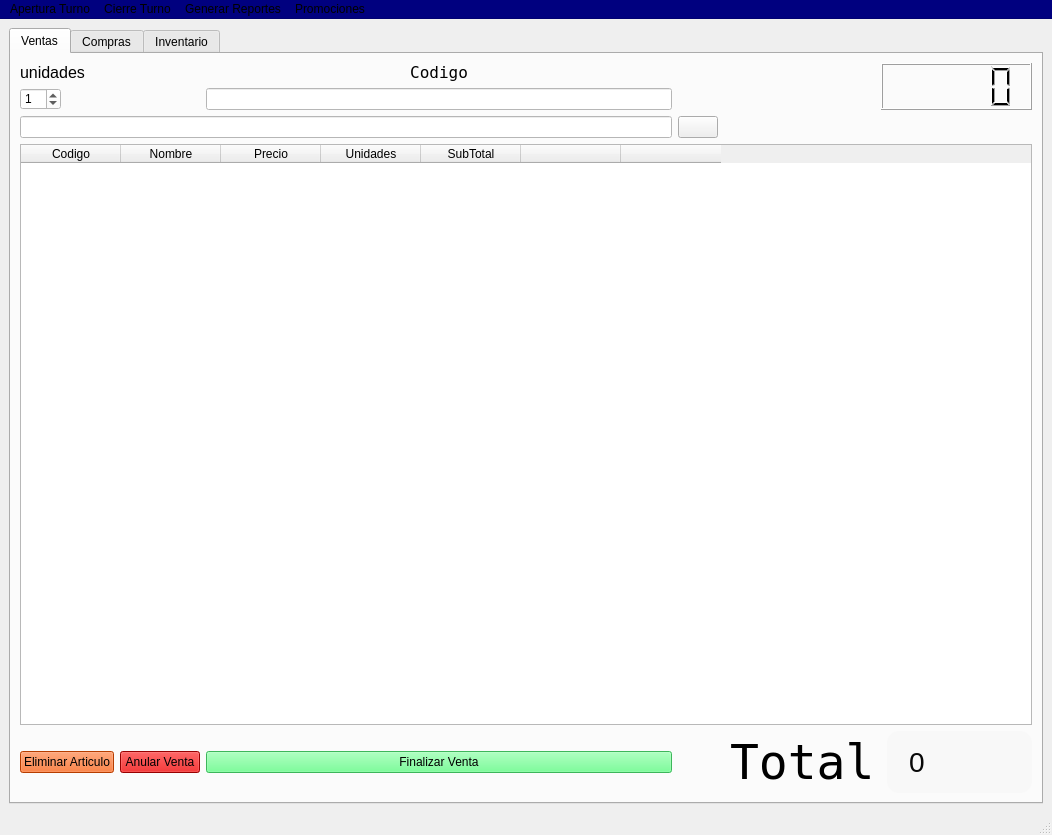
<?xml version="1.0" encoding="UTF-8"?>
<ui version="4.0">
 <class>MainWindow</class>
 <widget class="QMainWindow" name="MainWindow">
  <property name="geometry">
   <rect>
    <x>0</x>
    <y>0</y>
    <width>1052</width>
    <height>835</height>
   </rect>
  </property>
  <property name="windowTitle">
   <string>MainWindow</string>
  </property>
  <property name="styleSheet">
   <string notr="true"/>
  </property>
  <widget class="QWidget" name="centralwidget">
   <layout class="QGridLayout" name="gridLayout">
    <item row="0" column="0">
     <widget class="QTabWidget" name="principal">
      <property name="styleSheet">
       <string notr="true"/>
      </property>
      <property name="currentIndex">
       <number>0</number>
      </property>
      <property name="tabsClosable">
       <bool>false</bool>
      </property>
      <widget class="QWidget" name="ventas">
       <attribute name="title">
        <string>Ventas</string>
       </attribute>
       <layout class="QGridLayout" name="gridLayout_3" rowstretch="0,0,0,0,0,0,0,0" columnstretch="0,0,16,0,0,0,0,0">
        <item row="3" column="0" colspan="8">
         <widget class="QTableWidget" name="tableWidget">
          <property name="sizePolicy">
           <sizepolicy hsizetype="Preferred" vsizetype="Expanding">
            <horstretch>0</horstretch>
            <verstretch>0</verstretch>
           </sizepolicy>
          </property>
          <property name="styleSheet">
           <string notr="true"/>
          </property>
          <column>
           <property name="text">
            <string>Codigo</string>
           </property>
          </column>
          <column>
           <property name="text">
            <string>Nombre</string>
           </property>
          </column>
          <column>
           <property name="text">
            <string>Precio</string>
           </property>
          </column>
          <column>
           <property name="text">
            <string>Unidades</string>
           </property>
          </column>
          <column>
           <property name="text">
            <string>SubTotal</string>
           </property>
          </column>
          <column>
           <property name="text">
            <string/>
           </property>
          </column>
          <column>
           <property name="text">
            <string/>
           </property>
          </column>
         </widget>
        </item>
        <item row="1" column="0">
         <widget class="QSpinBox" name="spinBox">
          <property name="sizePolicy">
           <sizepolicy hsizetype="Fixed" vsizetype="Fixed">
            <horstretch>0</horstretch>
            <verstretch>0</verstretch>
           </sizepolicy>
          </property>
          <property name="styleSheet">
           <string notr="true">background-color: rgb(255, 255, 255);
color:black;</string>
          </property>
          <property name="value">
           <number>1</number>
          </property>
         </widget>
        </item>
        <item row="0" column="2">
         <widget class="QLabel" name="label_2">
          <property name="sizePolicy">
           <sizepolicy hsizetype="Preferred" vsizetype="Preferred">
            <horstretch>0</horstretch>
            <verstretch>0</verstretch>
           </sizepolicy>
          </property>
          <property name="font">
           <font>
            <family>Terminal</family>
            <pointsize>12</pointsize>
           </font>
          </property>
          <property name="autoFillBackground">
           <bool>false</bool>
          </property>
          <property name="styleSheet">
           <string notr="true"/>
          </property>
          <property name="text">
           <string>Codigo</string>
          </property>
          <property name="alignment">
           <set>Qt::AlignHCenter|Qt::AlignTop</set>
          </property>
         </widget>
        </item>
        <item row="1" column="2">
         <widget class="QLineEdit" name="codigo_barras">
          <property name="sizePolicy">
           <sizepolicy hsizetype="MinimumExpanding" vsizetype="Fixed">
            <horstretch>25</horstretch>
            <verstretch>0</verstretch>
           </sizepolicy>
          </property>
          <property name="styleSheet">
           <string notr="true">background-color: rgb(255, 255, 255);</string>
          </property>
          <property name="text">
           <string/>
          </property>
         </widget>
        </item>
        <item row="7" column="1">
         <widget class="QPushButton" name="botonAnular">
          <property name="styleSheet">
           <string notr="true">background-color:rgb(211, 0, 0)</string>
          </property>
          <property name="text">
           <string>Anular Venta</string>
          </property>
         </widget>
        </item>
        <item row="7" column="2">
         <widget class="QPushButton" name="botonFinalizarVenta">
          <property name="styleSheet">
           <string notr="true">background-color: rgb(85, 255, 127)</string>
          </property>
          <property name="text">
           <string>Finalizar Venta</string>
          </property>
         </widget>
        </item>
        <item row="0" column="0">
         <widget class="QLabel" name="label">
          <property name="font">
           <font>
            <pointsize>12</pointsize>
           </font>
          </property>
          <property name="styleSheet">
           <string notr="true"/>
          </property>
          <property name="text">
           <string>unidades</string>
          </property>
         </widget>
        </item>
        <item row="0" column="6" rowspan="2" colspan="2">
         <widget class="QLCDNumber" name="lcdNumber">
          <property name="sizePolicy">
           <sizepolicy hsizetype="MinimumExpanding" vsizetype="MinimumExpanding">
            <horstretch>0</horstretch>
            <verstretch>0</verstretch>
           </sizepolicy>
          </property>
          <property name="styleSheet">
           <string notr="true"/>
          </property>
         </widget>
        </item>
        <item row="2" column="0" colspan="3">
         <widget class="QLineEdit" name="nombre_producto">
          <property name="styleSheet">
           <string notr="true">background-color: rgb(255, 255, 255);</string>
          </property>
         </widget>
        </item>
        <item row="2" column="3">
         <widget class="QPushButton" name="lupa">
          <property name="sizePolicy">
           <sizepolicy hsizetype="Fixed" vsizetype="Fixed">
            <horstretch>0</horstretch>
            <verstretch>0</verstretch>
           </sizepolicy>
          </property>
          <property name="baseSize">
           <size>
            <width>15</width>
            <height>15</height>
           </size>
          </property>
          <property name="text">
           <string/>
          </property>
         </widget>
        </item>
        <item row="7" column="0">
         <widget class="QPushButton" name="botonEliminarArticulo">
          <property name="styleSheet">
           <string notr="true">background-color:rgb(255, 85, 0)</string>
          </property>
          <property name="text">
           <string>Eliminar Articulo</string>
          </property>
         </widget>
        </item>
        <item row="7" column="5">
         <widget class="QLabel" name="label_3">
          <property name="font">
           <font>
            <family>Terminal</family>
            <pointsize>36</pointsize>
           </font>
          </property>
          <property name="styleSheet">
           <string notr="true"/>
          </property>
          <property name="text">
           <string>Total</string>
          </property>
         </widget>
        </item>
        <item row="7" column="7">
         <widget class="QLabel" name="total">
          <property name="sizePolicy">
           <sizepolicy hsizetype="Expanding" vsizetype="Maximum">
            <horstretch>5</horstretch>
            <verstretch>1</verstretch>
           </sizepolicy>
          </property>
          <property name="sizeIncrement">
           <size>
            <width>50</width>
            <height>15</height>
           </size>
          </property>
          <property name="baseSize">
           <size>
            <width>70</width>
            <height>15</height>
           </size>
          </property>
          <property name="font">
           <font>
            <pointsize>-1</pointsize>
           </font>
          </property>
          <property name="styleSheet">
           <string notr="true">background-color:rgb(248, 248, 248);
color:rgb(8, 8, 8);
 font-size: 28px;
padding:15px;
border-radius: 12px;</string>
          </property>
          <property name="text">
           <string>0</string>
          </property>
         </widget>
        </item>
       </layout>
      </widget>
      <widget class="QWidget" name="compras">
       <attribute name="title">
        <string>Compras</string>
       </attribute>
       <layout class="QGridLayout" name="gridLayout_4">
        <item row="0" column="0">
         <widget class="QGroupBox" name="groupBox">
          <property name="styleSheet">
           <string notr="true"/>
          </property>
          <property name="title">
           <string/>
          </property>
          <layout class="QGridLayout" name="gridLayout_2">
           <item row="8" column="0">
            <widget class="QLabel" name="label_13">
             <property name="styleSheet">
              <string notr="true"/>
             </property>
             <property name="text">
              <string>Año:</string>
             </property>
            </widget>
           </item>
           <item row="7" column="2">
            <widget class="QLineEdit" name="ingreso_paginas">
             <property name="styleSheet">
              <string notr="true"/>
             </property>
            </widget>
           </item>
           <item row="9" column="0">
            <widget class="QLabel" name="label_12">
             <property name="styleSheet">
              <string notr="true"/>
             </property>
             <property name="text">
              <string>autor:</string>
             </property>
            </widget>
           </item>
           <item row="1" column="0">
            <widget class="QRadioButton" name="rb_entradaLibro">
             <property name="styleSheet">
              <string notr="true"/>
             </property>
             <property name="text">
              <string>Entrada Libro</string>
             </property>
            </widget>
           </item>
           <item row="6" column="0">
            <widget class="QLabel" name="label_8">
             <property name="styleSheet">
              <string notr="true"/>
             </property>
             <property name="text">
              <string>Genero:</string>
             </property>
            </widget>
           </item>
           <item row="4" column="2">
            <widget class="QLineEdit" name="ingreso_precio">
             <property name="styleSheet">
              <string notr="true"/>
             </property>
            </widget>
           </item>
           <item row="0" column="2" colspan="2">
            <widget class="QRadioButton" name="rb_CrearProducto">
             <property name="styleSheet">
              <string notr="true"/>
             </property>
             <property name="text">
              <string>Crear Producto</string>
             </property>
            </widget>
           </item>
           <item row="9" column="2">
            <widget class="QLineEdit" name="ingreso_autor">
             <property name="styleSheet">
              <string notr="true"/>
             </property>
            </widget>
           </item>
           <item row="5" column="2">
            <widget class="QLineEdit" name="ingreso_cantidad">
             <property name="enabled">
              <bool>true</bool>
             </property>
             <property name="styleSheet">
              <string notr="true"/>
             </property>
            </widget>
           </item>
           <item row="5" column="0" colspan="2">
            <widget class="QLabel" name="label_7">
             <property name="enabled">
              <bool>true</bool>
             </property>
             <property name="styleSheet">
              <string notr="true"/>
             </property>
             <property name="text">
              <string>Cantidad de unidades:</string>
             </property>
            </widget>
           </item>
           <item row="8" column="2">
            <widget class="QLineEdit" name="ingreso_anio">
             <property name="styleSheet">
              <string notr="true"/>
             </property>
            </widget>
           </item>
           <item row="1" column="2">
            <widget class="QRadioButton" name="rb_entradaProducto">
             <property name="styleSheet">
              <string notr="true"/>
             </property>
             <property name="text">
              <string>Entrada Producto</string>
             </property>
            </widget>
           </item>
           <item row="6" column="2">
            <widget class="QLineEdit" name="ingreso_genero">
             <property name="styleSheet">
              <string notr="true"/>
             </property>
            </widget>
           </item>
           <item row="2" column="2">
            <widget class="QLineEdit" name="ingreso_codigo">
             <property name="styleSheet">
              <string notr="true"/>
             </property>
            </widget>
           </item>
           <item row="3" column="0">
            <widget class="QLabel" name="label_5">
             <property name="maximumSize">
              <size>
               <width>16777215</width>
               <height>16777215</height>
              </size>
             </property>
             <property name="styleSheet">
              <string notr="true"/>
             </property>
             <property name="text">
              <string>Nombre:</string>
             </property>
            </widget>
           </item>
           <item row="4" column="0">
            <widget class="QLabel" name="label_6">
             <property name="styleSheet">
              <string notr="true"/>
             </property>
             <property name="text">
              <string>Precio:</string>
             </property>
            </widget>
           </item>
           <item row="7" column="0">
            <widget class="QLabel" name="label_11">
             <property name="styleSheet">
              <string notr="true"/>
             </property>
             <property name="text">
              <string>paginas:</string>
             </property>
            </widget>
           </item>
           <item row="0" column="0" colspan="2">
            <widget class="QRadioButton" name="rb_crearLibro">
             <property name="styleSheet">
              <string notr="true"/>
             </property>
             <property name="text">
              <string>Crear Libro</string>
             </property>
            </widget>
           </item>
           <item row="3" column="2">
            <widget class="QLineEdit" name="ingreso_nombre">
             <property name="styleSheet">
              <string notr="true"/>
             </property>
            </widget>
           </item>
           <item row="2" column="0">
            <widget class="QLabel" name="label_4">
             <property name="styleSheet">
              <string notr="true"/>
             </property>
             <property name="text">
              <string>Codigo:</string>
             </property>
            </widget>
           </item>
           <item row="10" column="2">
            <widget class="QPushButton" name="botonGuardarCompras">
             <property name="styleSheet">
              <string notr="true">background-color:rgb(0, 170, 0);
color:snow;</string>
             </property>
             <property name="text">
              <string>Guardar</string>
             </property>
            </widget>
           </item>
          </layout>
         </widget>
        </item>
       </layout>
      </widget>
      <widget class="QWidget" name="container">
       <attribute name="title">
        <string>Inventario</string>
       </attribute>
       <layout class="QGridLayout" name="gridLayout_5">
        <item row="1" column="0" colspan="3">
         <widget class="QTableWidget" name="tablaLibros">
          <property name="styleSheet">
           <string notr="true"/>
          </property>
          <attribute name="horizontalHeaderStretchLastSection">
           <bool>true</bool>
          </attribute>
          <column>
           <property name="text">
            <string>Codigo</string>
           </property>
          </column>
          <column>
           <property name="text">
            <string>Nombre</string>
           </property>
          </column>
          <column>
           <property name="text">
            <string>Precio</string>
           </property>
          </column>
          <column>
           <property name="text">
            <string>Cantidad</string>
           </property>
          </column>
          <column>
           <property name="text">
            <string>Autor</string>
           </property>
          </column>
          <column>
           <property name="text">
            <string>Genero</string>
           </property>
          </column>
          <column>
           <property name="text">
            <string>Anio</string>
           </property>
          </column>
          <column>
           <property name="text">
            <string>Num. paginas</string>
           </property>
          </column>
         </widget>
        </item>
        <item row="5" column="0">
         <widget class="QPushButton" name="InventarioPBorrar">
          <property name="styleSheet">
           <string notr="true"/>
          </property>
          <property name="text">
           <string>Borrar</string>
          </property>
         </widget>
        </item>
        <item row="2" column="0">
         <widget class="QPushButton" name="InventarioLBorrar">
          <property name="styleSheet">
           <string notr="true"/>
          </property>
          <property name="text">
           <string>Borrar</string>
          </property>
         </widget>
        </item>
        <item row="0" column="0">
         <widget class="QLabel" name="label_9">
          <property name="text">
           <string>Libros</string>
          </property>
         </widget>
        </item>
        <item row="4" column="0" colspan="3">
         <widget class="QTableWidget" name="tablaProductos">
          <property name="styleSheet">
           <string notr="true"/>
          </property>
          <attribute name="horizontalHeaderStretchLastSection">
           <bool>true</bool>
          </attribute>
          <column>
           <property name="text">
            <string>Codigo</string>
           </property>
          </column>
          <column>
           <property name="text">
            <string>Nombre</string>
           </property>
          </column>
          <column>
           <property name="text">
            <string>Precio</string>
           </property>
          </column>
          <column>
           <property name="text">
            <string>Cantidad</string>
           </property>
          </column>
         </widget>
        </item>
        <item row="3" column="0">
         <widget class="QLabel" name="label_10">
          <property name="text">
           <string>Productos</string>
          </property>
         </widget>
        </item>
        <item row="2" column="2">
         <widget class="QPushButton" name="InventarioLEditar">
          <property name="styleSheet">
           <string notr="true"/>
          </property>
          <property name="text">
           <string>Editar</string>
          </property>
         </widget>
        </item>
        <item row="5" column="2">
         <widget class="QPushButton" name="InventarioPEditar">
          <property name="styleSheet">
           <string notr="true"/>
          </property>
          <property name="text">
           <string>Editar</string>
          </property>
         </widget>
        </item>
       </layout>
      </widget>
     </widget>
    </item>
   </layout>
  </widget>
  <widget class="QStatusBar" name="statusbar">
   <property name="enabled">
    <bool>true</bool>
   </property>
   <property name="autoFillBackground">
    <bool>false</bool>
   </property>
   <property name="sizeGripEnabled">
    <bool>true</bool>
   </property>
  </widget>
  <widget class="QMenuBar" name="menuBar">
   <property name="geometry">
    <rect>
     <x>0</x>
     <y>0</y>
     <width>1052</width>
     <height>22</height>
    </rect>
   </property>
   <property name="palette">
    <palette>
     <active>
      <colorrole role="WindowText">
       <brush brushstyle="SolidPattern">
        <color alpha="255">
         <red>0</red>
         <green>0</green>
         <blue>0</blue>
        </color>
       </brush>
      </colorrole>
      <colorrole role="Button">
       <brush brushstyle="SolidPattern">
        <color alpha="255">
         <red>0</red>
         <green>0</green>
         <blue>127</blue>
        </color>
       </brush>
      </colorrole>
      <colorrole role="Light">
       <brush brushstyle="SolidPattern">
        <color alpha="255">
         <red>255</red>
         <green>255</green>
         <blue>255</blue>
        </color>
       </brush>
      </colorrole>
      <colorrole role="Midlight">
       <brush brushstyle="SolidPattern">
        <color alpha="255">
         <red>255</red>
         <green>255</green>
         <blue>255</blue>
        </color>
       </brush>
      </colorrole>
      <colorrole role="Dark">
       <brush brushstyle="SolidPattern">
        <color alpha="255">
         <red>127</red>
         <green>127</green>
         <blue>127</blue>
        </color>
       </brush>
      </colorrole>
      <colorrole role="Mid">
       <brush brushstyle="SolidPattern">
        <color alpha="255">
         <red>170</red>
         <green>170</green>
         <blue>170</blue>
        </color>
       </brush>
      </colorrole>
      <colorrole role="Text">
       <brush brushstyle="SolidPattern">
        <color alpha="255">
         <red>0</red>
         <green>0</green>
         <blue>0</blue>
        </color>
       </brush>
      </colorrole>
      <colorrole role="BrightText">
       <brush brushstyle="SolidPattern">
        <color alpha="255">
         <red>255</red>
         <green>255</green>
         <blue>255</blue>
        </color>
       </brush>
      </colorrole>
      <colorrole role="ButtonText">
       <brush brushstyle="SolidPattern">
        <color alpha="255">
         <red>0</red>
         <green>0</green>
         <blue>0</blue>
        </color>
       </brush>
      </colorrole>
      <colorrole role="Base">
       <brush brushstyle="SolidPattern">
        <color alpha="255">
         <red>0</red>
         <green>0</green>
         <blue>127</blue>
        </color>
       </brush>
      </colorrole>
      <colorrole role="Window">
       <brush brushstyle="SolidPattern">
        <color alpha="255">
         <red>0</red>
         <green>0</green>
         <blue>127</blue>
        </color>
       </brush>
      </colorrole>
      <colorrole role="Shadow">
       <brush brushstyle="SolidPattern">
        <color alpha="255">
         <red>0</red>
         <green>0</green>
         <blue>0</blue>
        </color>
       </brush>
      </colorrole>
      <colorrole role="AlternateBase">
       <brush brushstyle="SolidPattern">
        <color alpha="255">
         <red>255</red>
         <green>255</green>
         <blue>255</blue>
        </color>
       </brush>
      </colorrole>
      <colorrole role="ToolTipBase">
       <brush brushstyle="SolidPattern">
        <color alpha="255">
         <red>255</red>
         <green>255</green>
         <blue>220</blue>
        </color>
       </brush>
      </colorrole>
      <colorrole role="ToolTipText">
       <brush brushstyle="SolidPattern">
        <color alpha="255">
         <red>0</red>
         <green>0</green>
         <blue>0</blue>
        </color>
       </brush>
      </colorrole>
      <colorrole role="PlaceholderText">
       <brush brushstyle="SolidPattern">
        <color alpha="127">
         <red>0</red>
         <green>0</green>
         <blue>0</blue>
        </color>
       </brush>
      </colorrole>
     </active>
     <inactive>
      <colorrole role="WindowText">
       <brush brushstyle="SolidPattern">
        <color alpha="255">
         <red>0</red>
         <green>0</green>
         <blue>0</blue>
        </color>
       </brush>
      </colorrole>
      <colorrole role="Button">
       <brush brushstyle="SolidPattern">
        <color alpha="255">
         <red>0</red>
         <green>0</green>
         <blue>127</blue>
        </color>
       </brush>
      </colorrole>
      <colorrole role="Light">
       <brush brushstyle="SolidPattern">
        <color alpha="255">
         <red>255</red>
         <green>255</green>
         <blue>255</blue>
        </color>
       </brush>
      </colorrole>
      <colorrole role="Midlight">
       <brush brushstyle="SolidPattern">
        <color alpha="255">
         <red>255</red>
         <green>255</green>
         <blue>255</blue>
        </color>
       </brush>
      </colorrole>
      <colorrole role="Dark">
       <brush brushstyle="SolidPattern">
        <color alpha="255">
         <red>127</red>
         <green>127</green>
         <blue>127</blue>
        </color>
       </brush>
      </colorrole>
      <colorrole role="Mid">
       <brush brushstyle="SolidPattern">
        <color alpha="255">
         <red>170</red>
         <green>170</green>
         <blue>170</blue>
        </color>
       </brush>
      </colorrole>
      <colorrole role="Text">
       <brush brushstyle="SolidPattern">
        <color alpha="255">
         <red>0</red>
         <green>0</green>
         <blue>0</blue>
        </color>
       </brush>
      </colorrole>
      <colorrole role="BrightText">
       <brush brushstyle="SolidPattern">
        <color alpha="255">
         <red>255</red>
         <green>255</green>
         <blue>255</blue>
        </color>
       </brush>
      </colorrole>
      <colorrole role="ButtonText">
       <brush brushstyle="SolidPattern">
        <color alpha="255">
         <red>0</red>
         <green>0</green>
         <blue>0</blue>
        </color>
       </brush>
      </colorrole>
      <colorrole role="Base">
       <brush brushstyle="SolidPattern">
        <color alpha="255">
         <red>0</red>
         <green>0</green>
         <blue>127</blue>
        </color>
       </brush>
      </colorrole>
      <colorrole role="Window">
       <brush brushstyle="SolidPattern">
        <color alpha="255">
         <red>0</red>
         <green>0</green>
         <blue>127</blue>
        </color>
       </brush>
      </colorrole>
      <colorrole role="Shadow">
       <brush brushstyle="SolidPattern">
        <color alpha="255">
         <red>0</red>
         <green>0</green>
         <blue>0</blue>
        </color>
       </brush>
      </colorrole>
      <colorrole role="AlternateBase">
       <brush brushstyle="SolidPattern">
        <color alpha="255">
         <red>255</red>
         <green>255</green>
         <blue>255</blue>
        </color>
       </brush>
      </colorrole>
      <colorrole role="ToolTipBase">
       <brush brushstyle="SolidPattern">
        <color alpha="255">
         <red>255</red>
         <green>255</green>
         <blue>220</blue>
        </color>
       </brush>
      </colorrole>
      <colorrole role="ToolTipText">
       <brush brushstyle="SolidPattern">
        <color alpha="255">
         <red>0</red>
         <green>0</green>
         <blue>0</blue>
        </color>
       </brush>
      </colorrole>
      <colorrole role="PlaceholderText">
       <brush brushstyle="SolidPattern">
        <color alpha="127">
         <red>0</red>
         <green>0</green>
         <blue>0</blue>
        </color>
       </brush>
      </colorrole>
     </inactive>
     <disabled>
      <colorrole role="WindowText">
       <brush brushstyle="SolidPattern">
        <color alpha="255">
         <red>127</red>
         <green>127</green>
         <blue>127</blue>
        </color>
       </brush>
      </colorrole>
      <colorrole role="Button">
       <brush brushstyle="SolidPattern">
        <color alpha="255">
         <red>0</red>
         <green>0</green>
         <blue>127</blue>
        </color>
       </brush>
      </colorrole>
      <colorrole role="Light">
       <brush brushstyle="SolidPattern">
        <color alpha="255">
         <red>255</red>
         <green>255</green>
         <blue>255</blue>
        </color>
       </brush>
      </colorrole>
      <colorrole role="Midlight">
       <brush brushstyle="SolidPattern">
        <color alpha="255">
         <red>255</red>
         <green>255</green>
         <blue>255</blue>
        </color>
       </brush>
      </colorrole>
      <colorrole role="Dark">
       <brush brushstyle="SolidPattern">
        <color alpha="255">
         <red>127</red>
         <green>127</green>
         <blue>127</blue>
        </color>
       </brush>
      </colorrole>
      <colorrole role="Mid">
       <brush brushstyle="SolidPattern">
        <color alpha="255">
         <red>170</red>
         <green>170</green>
         <blue>170</blue>
        </color>
       </brush>
      </colorrole>
      <colorrole role="Text">
       <brush brushstyle="SolidPattern">
        <color alpha="255">
         <red>127</red>
         <green>127</green>
         <blue>127</blue>
        </color>
       </brush>
      </colorrole>
      <colorrole role="BrightText">
       <brush brushstyle="SolidPattern">
        <color alpha="255">
         <red>255</red>
         <green>255</green>
         <blue>255</blue>
        </color>
       </brush>
      </colorrole>
      <colorrole role="ButtonText">
       <brush brushstyle="SolidPattern">
        <color alpha="255">
         <red>127</red>
         <green>127</green>
         <blue>127</blue>
        </color>
       </brush>
      </colorrole>
      <colorrole role="Base">
       <brush brushstyle="SolidPattern">
        <color alpha="255">
         <red>0</red>
         <green>0</green>
         <blue>127</blue>
        </color>
       </brush>
      </colorrole>
      <colorrole role="Window">
       <brush brushstyle="SolidPattern">
        <color alpha="255">
         <red>0</red>
         <green>0</green>
         <blue>127</blue>
        </color>
       </brush>
      </colorrole>
      <colorrole role="Shadow">
       <brush brushstyle="SolidPattern">
        <color alpha="255">
         <red>0</red>
         <green>0</green>
         <blue>0</blue>
        </color>
       </brush>
      </colorrole>
      <colorrole role="AlternateBase">
       <brush brushstyle="SolidPattern">
        <color alpha="255">
         <red>255</red>
         <green>255</green>
         <blue>255</blue>
        </color>
       </brush>
      </colorrole>
      <colorrole role="ToolTipBase">
       <brush brushstyle="SolidPattern">
        <color alpha="255">
         <red>255</red>
         <green>255</green>
         <blue>220</blue>
        </color>
       </brush>
      </colorrole>
      <colorrole role="ToolTipText">
       <brush brushstyle="SolidPattern">
        <color alpha="255">
         <red>0</red>
         <green>0</green>
         <blue>0</blue>
        </color>
       </brush>
      </colorrole>
      <colorrole role="PlaceholderText">
       <brush brushstyle="SolidPattern">
        <color alpha="127">
         <red>127</red>
         <green>127</green>
         <blue>127</blue>
        </color>
       </brush>
      </colorrole>
     </disabled>
    </palette>
   </property>
   <property name="autoFillBackground">
    <bool>false</bool>
   </property>
   <widget class="QMenu" name="menuAoertyra_Tyrbo">
    <property name="title">
     <string>Apertura Turno</string>
    </property>
    <addaction name="abrirTurno"/>
   </widget>
   <widget class="QMenu" name="menuCierre_Turno">
    <property name="title">
     <string>Cierre Turno</string>
    </property>
    <addaction name="botonCierreCaja"/>
    <addaction name="botonRendicionCaja"/>
   </widget>
   <widget class="QMenu" name="menuGenerar_Reportes">
    <property name="title">
     <string>Generar Reportes</string>
    </property>
    <addaction name="reporte_Ventas"/>
   </widget>
   <widget class="QMenu" name="menuPromociones">
    <property name="title">
     <string>Promociones</string>
    </property>
    <addaction name="botonPromo"/>
    <addaction name="editar_promo"/>
   </widget>
   <addaction name="menuAoertyra_Tyrbo"/>
   <addaction name="menuCierre_Turno"/>
   <addaction name="menuGenerar_Reportes"/>
   <addaction name="menuPromociones"/>
  </widget>
  <action name="abrirTurno">
   <property name="text">
    <string>Abrir Turno </string>
   </property>
  </action>
  <action name="botonCierreCaja">
   <property name="text">
    <string>Cerrar Turno</string>
   </property>
  </action>
  <action name="botonRendicionCaja">
   <property name="text">
    <string>Rendicion de caja</string>
   </property>
  </action>
  <action name="reporte_Ventas">
   <property name="text">
    <string>Reporte Ventas</string>
   </property>
  </action>
  <action name="botonPromo">
   <property name="text">
    <string>Crear Promo</string>
   </property>
  </action>
  <action name="editar_promo">
   <property name="text">
    <string>Editar Promo</string>
   </property>
  </action>
 </widget>
 <resources/>
 <connections/>
</ui>
